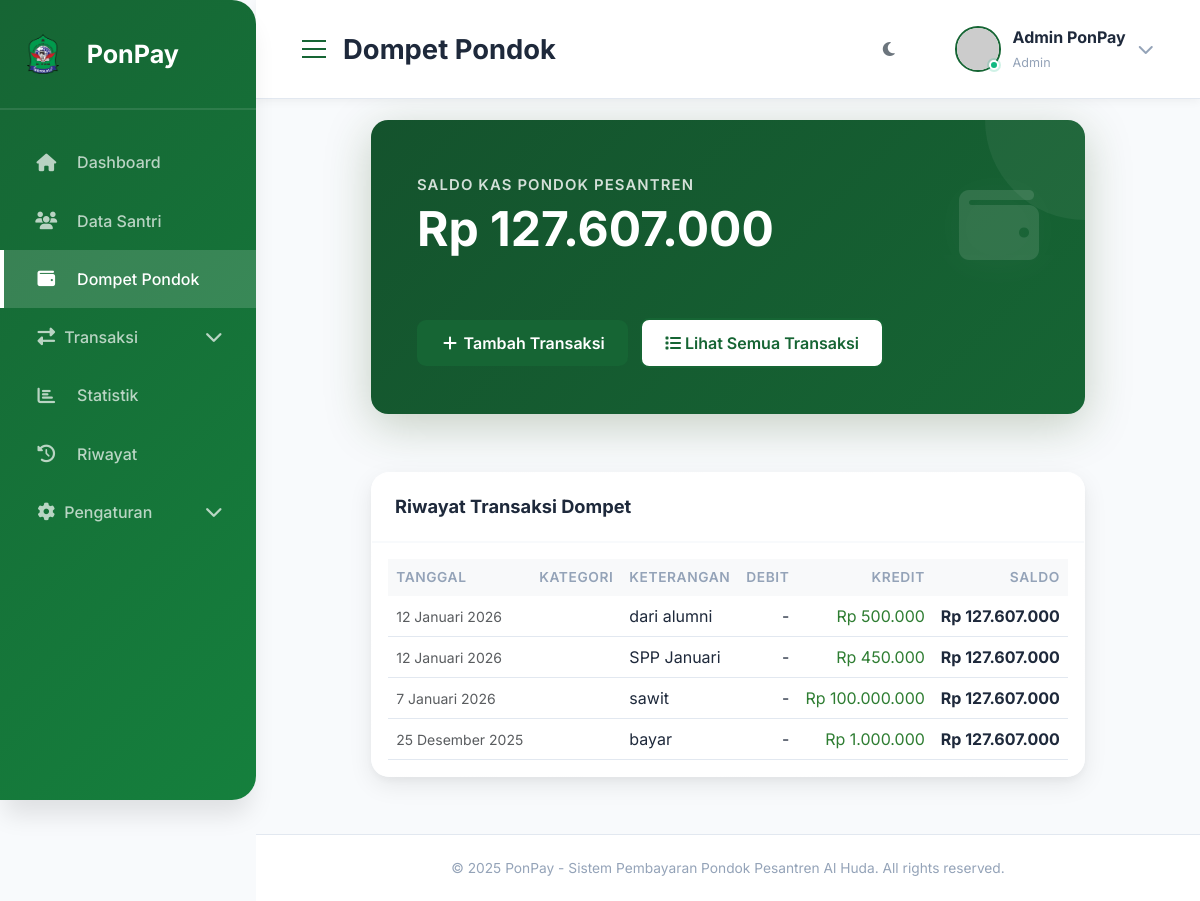
The page /wallet/ on the database as committed earlier.
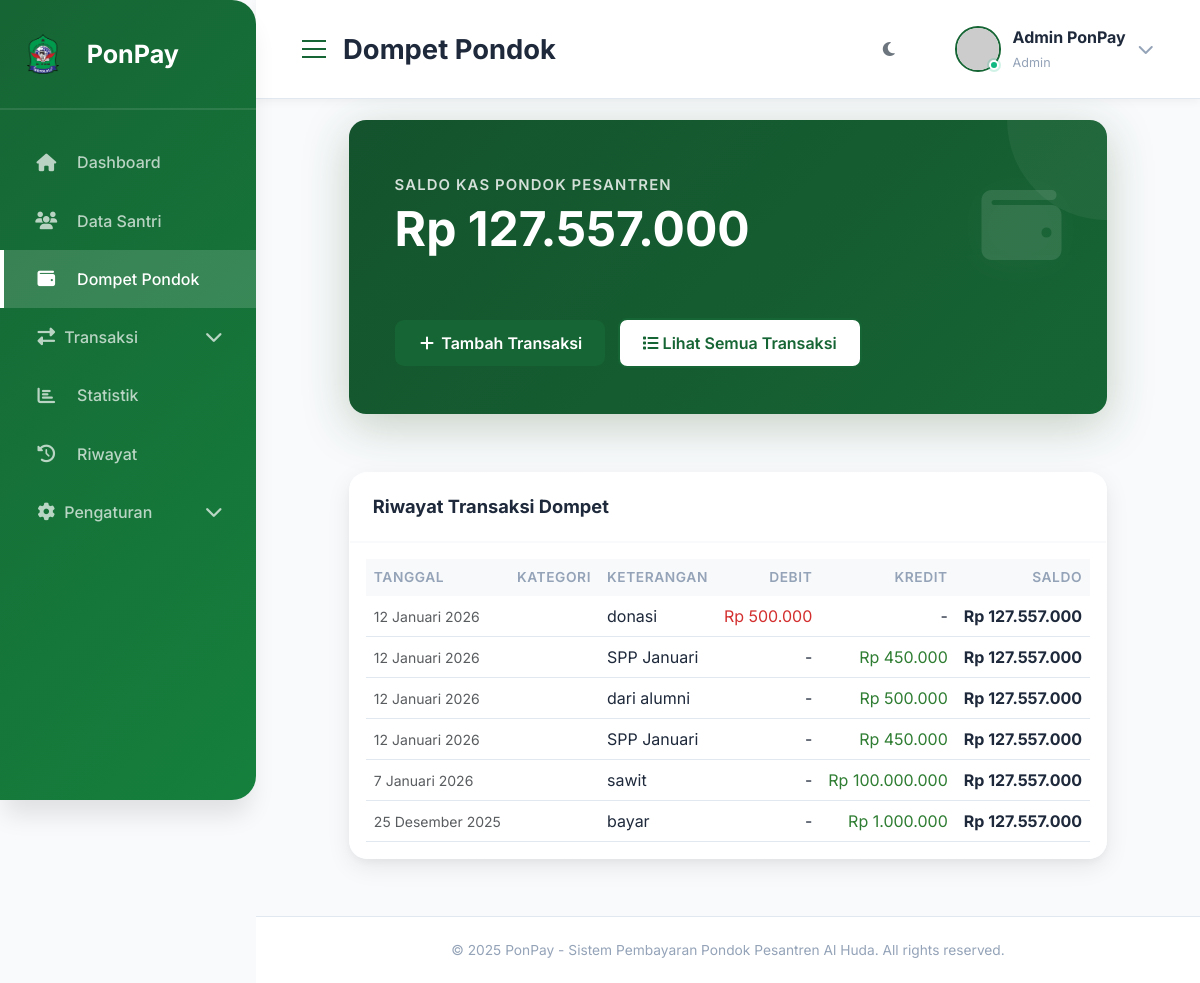
The same page on the database as committed later.
### tables this page shows
CREATE TABLE wallet (
        id INTEGER PRIMARY KEY AUTOINCREMENT,
        user_id INTEGER NOT NULL,
        balance INTEGER DEFAULT 0,
        updated_at TIMESTAMP DEFAULT CURRENT_TIMESTAMP,
        FOREIGN KEY (user_id) REFERENCES users(id)
    );

CREATE TABLE transactions (
        id INTEGER PRIMARY KEY AUTOINCREMENT,
        user_id INTEGER NOT NULL,
        student_id INTEGER,
        type TEXT NOT NULL,
        category TEXT NOT NULL,
        amount INTEGER NOT NULL,
        description TEXT,
        date DATE NOT NULL,
        created_at TIMESTAMP DEFAULT CURRENT_TIMESTAMP, bill_id INTEGER REFERENCES bills(id),
        FOREIGN KEY (user_id) REFERENCES users(id),
        FOREIGN KEY (student_id) REFERENCES students(id)
    );

### routes.py (the view)
@wallet_bp.route('/')
def index():
    user_id = session.get('user_id', 1)
    wallet = query_db('SELECT balance FROM wallet WHERE user_id = ?', (user_id,), one=True)
    balance = wallet['balance'] if wallet else 0
    transactions = query_db('''
        SELECT * FROM transactions
        WHERE user_id = ?
        ORDER BY date DESC, created_at DESC
        LIMIT 20
    ''', (user_id,))
    return render_template('wallet.html', balance=balance, transactions=transactions)

### app.py (called while the page is built)
@app.template_filter('rupiah')
def rupiah_format(value):
    try:
        value = int(value) if isinstance(value, (int, float)) else int(value)
        return f"Rp {value:,.0f}".replace(',', '.')
    except (ValueError, TypeError):
        return "Rp 0"

@app.template_filter('format_date')
def format_date(date_string):
    months = {
        'January': 'Januari', 'February': 'Februari', 'March': 'Maret',
        'April': 'April', 'May': 'Mei', 'June': 'Juni',
        'July': 'Juli', 'August': 'Agustus', 'September': 'September',
        'October': 'Oktober', 'November': 'November', 'December': 'Desember'
    }
    try:
        if isinstance(date_string, str):
            dt = datetime.strptime(date_string, '%Y-%m-%d')
        else:
            dt = date_string
        day = dt.day
        month_en = dt.strftime('%B')
        year = dt.year
        month_id = months.get(month_en, month_en)
        return f"{day} {month_id} {year}"
    except:
        return str(date_string)

### db.py (called while the page is built)
def get_db():
    if 'db' not in g:
        g.db = sqlite3.connect(current_app.config['DATABASE'])
        g.db.row_factory = sqlite3.Row  # Enable column access by name
    return g.db

### templates/wallet.html (shortened to what this page needs)
{% extends 'base.html' %}
{% block page_title %}Dompet Pondok{% endblock %}
{% block content %}
<div class="container-fluid">
    <div class="row mb-4">
        <div class="col-12">
            <div class="balance-card">
                <div class="balance-header">
                    <div>
                        <p class="balance-label">Saldo Kas Pondok Pesantren</p>
                        <h1 class="balance-amount" style="font-size: 3rem;">{{ balance|rupiah }}</h1>
                    </div>
                    <div class="balance-icon" style="font-size: 80px;">
                        <i class="fas fa-wallet"></i>
                    </div>
                </div>
                <div class="mt-4">
                    <a href="{{ url_for('transaction.add') }}" class="btn btn-success me-2">
                        <i class="fas fa-plus"></i> Tambah Transaksi
                    </a>
                    <a href="{{ url_for('transaction.index') }}" class="btn btn-outline-primary">
                        <i class="fas fa-list"></i> Lihat Semua Transaksi
                    </a>
                </div>
            </div>
        </div>
    </div>
    <div class="row">
        <div class="col-12">
            <div class="card">
                <div class="card-header">
                    <h6 class="card-title">Riwayat Transaksi Dompet</h6>
                </div>
                <div class="card-body">
                    <div class="table-responsive">
                        <table class="table table-hover">
                            <thead class="table-light">
                                <tr>
                                    <th>Tanggal</th>
                                    <th>Kategori</th>
                                    <th>Keterangan</th>
                                    <th class="text-end">Debit</th>
                                    <th class="text-end">Kredit</th>
                                    <th class="text-end">Saldo</th>
                                </tr>
                            </thead>
                            <tbody>
                                {% set running_balance = balance %}
                                {% for trans in transactions %}
                                <tr>
                                    <td>
                                        <small class="text-muted">{{ trans['date']|format_date }}</small>
                                    </td>
                                    <td>
                                    </td>
                                    <td>{{ trans['description'] }}</td>
                                    <td class="text-end">
                                        {% if trans['type'] == 'expense' %}
                                        <span style="color: #D32F2F;">{{ trans['amount']|rupiah }}</span>
                                        {% else %}
                                        -
                                        {% endif %}
                                    </td>
                                    <td class="text-end">
                                        {% if trans['type'] == 'income' %}
                                        <span style="color: #2E7D32;">{{ trans['amount']|rupiah }}</span>
                                        {% else %}
                                        -
                                        {% endif %}
                                    </td>
                                    <td class="text-end font-weight-bold">{{ balance|rupiah }}</td>
                                </tr>
                                {% else %}
                                <tr>
                                    <td colspan="6" class="text-center text-muted py-4">
                                        <i class="fas fa-inbox"></i> Belum ada transaksi
                                    </td>
                                </tr>
                                {% endfor %}
                            </tbody>
                        </table>
                    </div>
                </div>
            </div>
        </div>
    </div>
</div>
{% endblock %}

Rows that differ between the two databases and show on the page:
changed wallet: balance "Rp 127.607.000" → "Rp 127.557.000"
added transactions: {{ balance|rupiah }} "Rp 127.557.000"
added transactions: {{ balance|rupiah }} "Rp 127.557.000"
